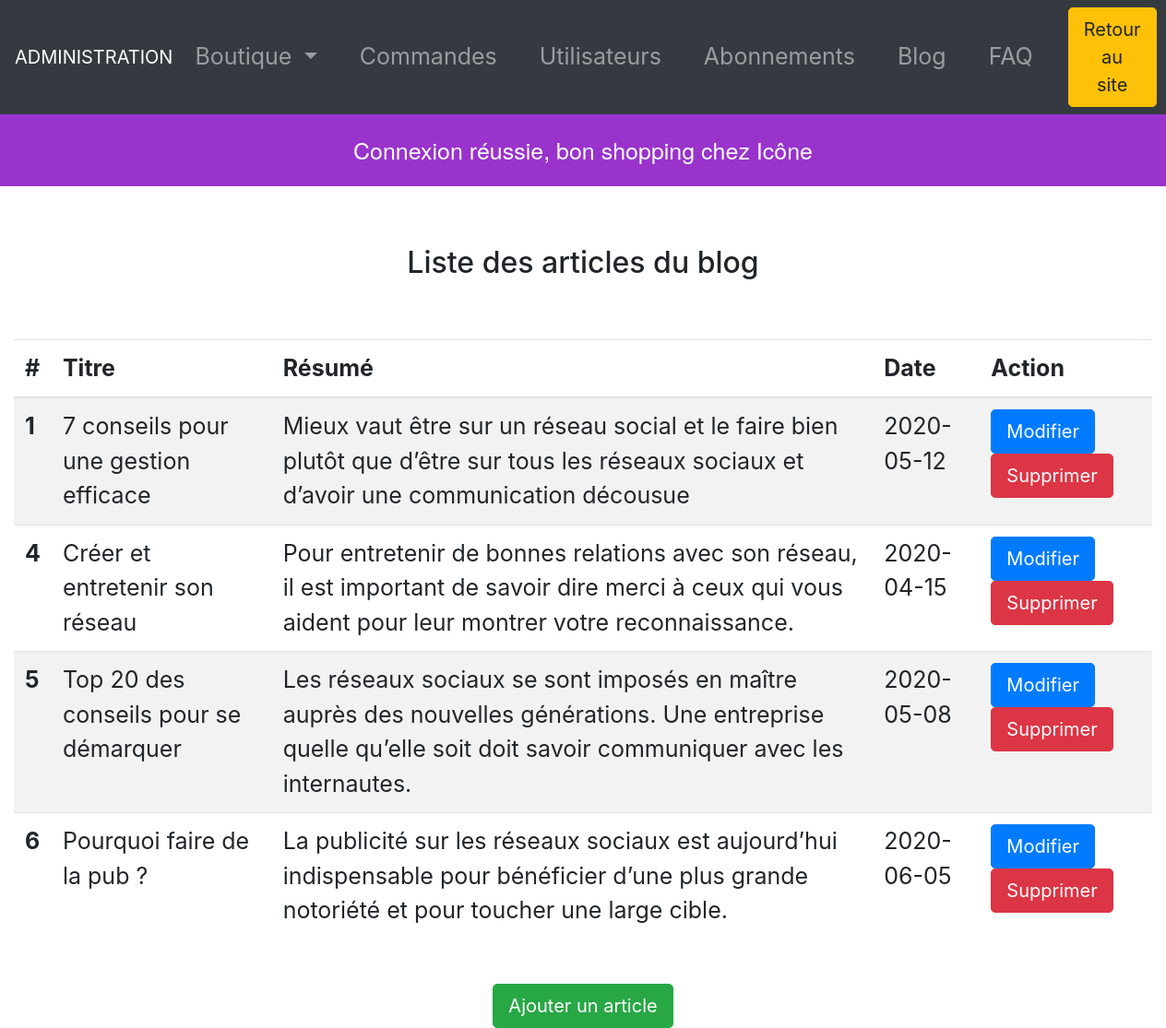
The page /index.php?p=blogAdmin&action=list (signed in) on the database its author committed.
### tables this page shows
CREATE TABLE `articles` (
  `id` int(11) NOT NULL,
  `title` varchar(255) NOT NULL,
  `created_at` date NOT NULL,
  `content` longtext NOT NULL,
  `summary` text NOT NULL,
  `is_published` tinyint(4) NOT NULL DEFAULT '1',
  `image` varchar(255) DEFAULT NULL
);

### models/Article.php (called while the page is built, shortened)
<?php
function getAllArticles(){
    $db = dbConnect();
    $query = $db->query('SELECT * FROM articles');
    $allArticles = $query->fetchAll();
    return $allArticles;
}

### views/articlesList.php (the view, shortened to what this page needs)
<!DOCTYPE html>
<html lang="fr">
<head>
    <link rel="stylesheet" href="assets/css/admin.css">
    <?php require 'partials/head_assets_admin.php'; ?>
</head>
<body>
<header>
    <?php require 'partials/header_admin.php'; ?>
</header>
<main>
    <?php if(isset($_SESSION['messages'])): ?>
        <div class="message">
            <?php foreach($_SESSION['messages'] as $message): ?>
                <?= $message ?><br>
            <?php endforeach; ?>
        </div>
    <?php endif; ?>
    <h2 class="p-3 text-center mt-5 mb-5">Liste des articles du blog</h2>
    <div class="container-fluid">
        <table class="table table-striped">
            <thead>
            <tr>
                <th scope="col">#</th>
                <th scope="col">Titre</th>
                <th scope="col">Résumé</th>
                <th scope="col">Date</th>
                <th scope="col">Action</th>
            </tr>
            </thead>
            <tbody>
            <?php foreach($articles as $article):?>
                <tr>
                    <th scope="row"><?= htmlentities($article['id']) ?></th>
                    <td><?= htmlentities($article['title']) ?> </td>
                    <td><?= htmlentities($article['summary']) ?> </td>
                    <td><?= htmlentities($article['created_at']) ?> </td>
                    <td>
                        <a class="btn btn-primary btn-lg" href="index.php?p=blogAdmin&action=edit&id=<?= $article['id'] ?>" role="button">Modifier</a>
                        <button type="button" class="btn btn-danger btn-lg" data-toggle="modal" data-target="#exampleModal<?= $article['id'] ?>">
                            Supprimer
                        </button>
                    </td>
                </tr>
            <?php endforeach; ?>
            </tbody>
        </table>
        <div class="text-center mt-5">
            <a class="btn btn-success center-block text-center btn-lg" href="index.php?p=blogAdmin&action=new" role="button">Ajouter un article</a>
        </div>
    </div>
</main>
</body>

### assets/css/admin.css (style rules this page uses)
.message { text-align: center; font-family: "Helvetica Neue"; font-size: 25px; color: #ffffff; padding: 20px; background-color: #9933cc; }
th, tr, label { font-size: 25px; }

### rows shown on the page
articles: id "1", title "7 conseils pour une gestion efficace", summary "Mieux vaut être sur un réseau social et le faire bien plutôt que d’être sur tous les réseaux sociaux et d’avoir une communication décousue", created_at "2020-05-12"
articles: id "4", title "Créer et entretenir son réseau", summary "Pour entretenir de bonnes relations avec son réseau, il est important de savoir dire merci à ceux qui vous aident pour leur montrer votre reconnaissance.", created_at "2020-04-15"
articles: id "5", title "Top 20 des conseils pour se démarquer", summary "Les réseaux sociaux se sont imposés en maître auprès des nouvelles générations. Une entreprise quelle qu’elle soit doit savoir communiquer avec les internautes.", created_at "2020-05-08"
articles: id "6", title "Pourquoi faire de la pub ?", summary "La publicité sur les réseaux sociaux est aujourd’hui indispensable pour bénéficier d’une plus grande notoriété et pour toucher une large cible.", created_at "2020-06-05"

### other values the page prints
$message "Connexion réussie, bon shopping chez Icône"
